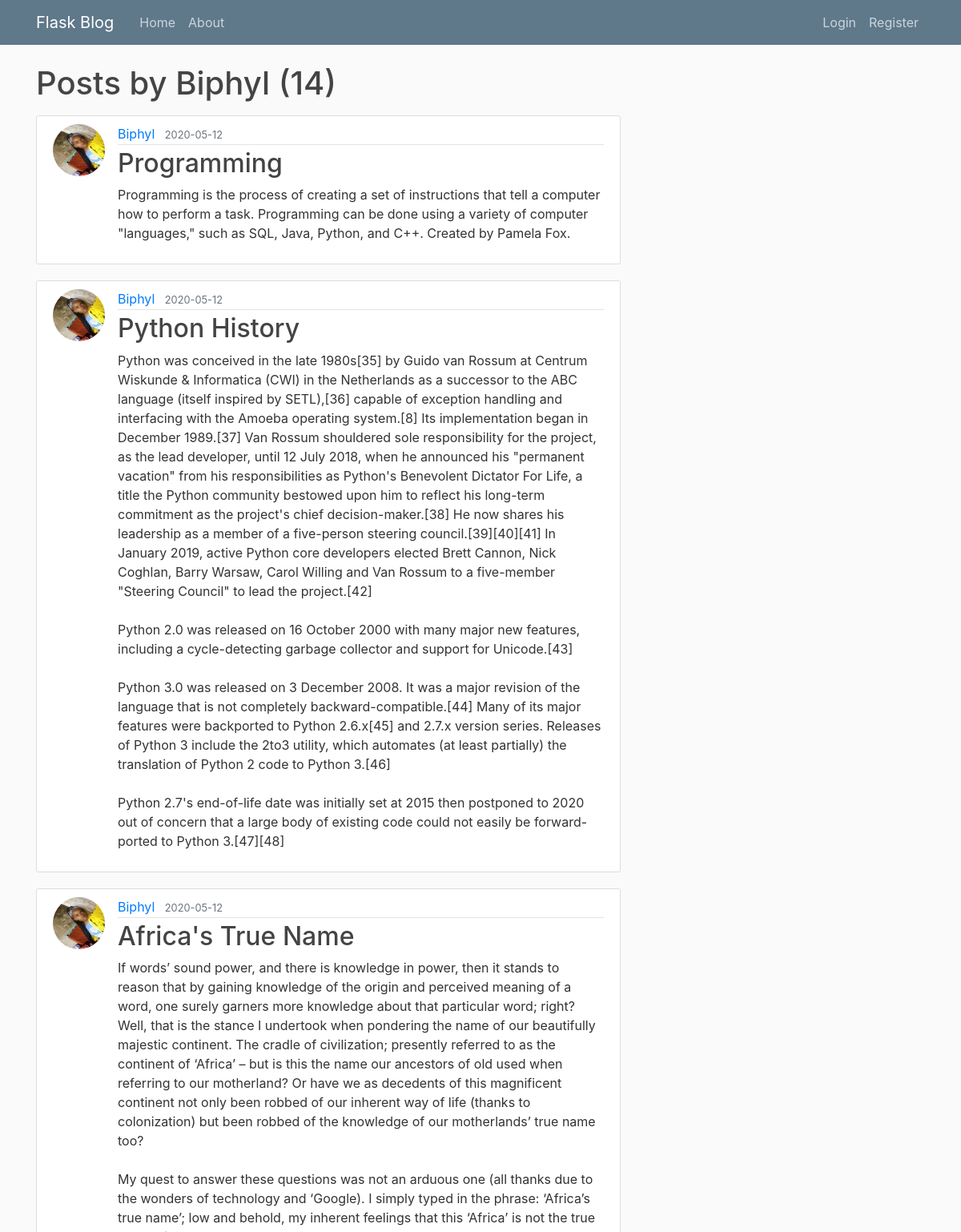
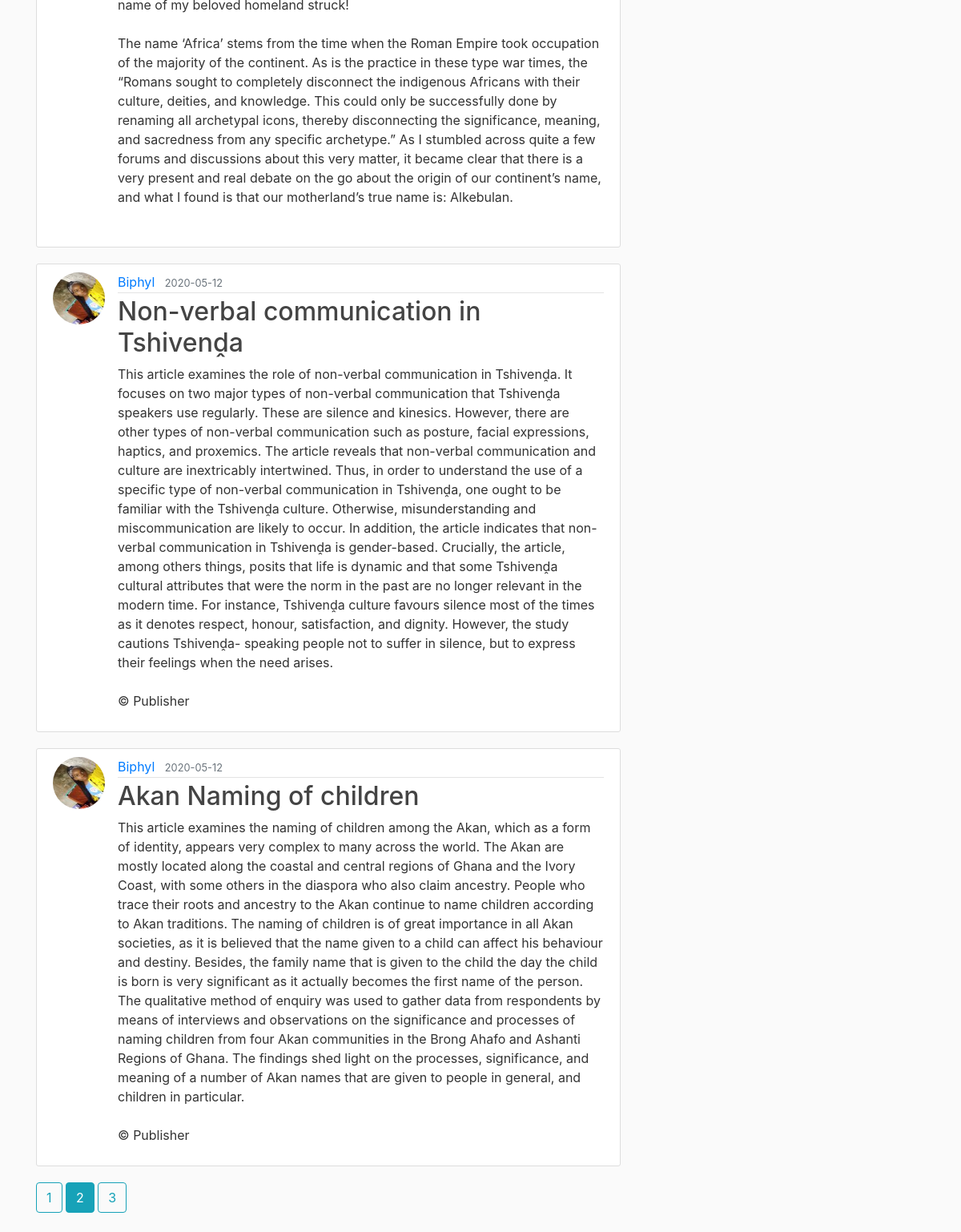
Page /user/Biphyl?page=2 on the committed database (2 pictures, top to bottom).
### blog/models.py (models this page shows, shortened)
class User(db.Model, UserMixin):
    id = db.Column(db.Integer, primary_key=True)
    username = db.Column(db.String(20), unique=True, nullable=False)
    email = db.Column(db.String(120), unique=True, nullable=False)
    image_file = db.Column(db.String(20), nullable=False, default='default.jpg')
    password = db.Column(db.String(60), nullable=False)
    posts = db.relationship('Post', backref='author', lazy=True)

class Post(db.Model):
    id = db.Column(db.Integer, primary_key=True)
    title = db.Column(db.String(100), nullable=False)
    date_posted = db.Column(db.DateTime, nullable=False, default=datetime.utcnow)
    content = db.Column(db.Text, nullable=False)
    user_id = db.Column(db.Integer, db.ForeignKey('user.id'), nullable=False)

### blog/routes.py (the view)
@app.route("/user/<string:username>")
def user_posts(username):
    page = request.args.get('page', 1, type=int)
    user = User.query.filter_by(username=username).first_or_404()
    posts = Post.query.filter_by(author=user)\
        .order_by(Post.date_posted.desc())\
        .paginate(page=page, per_page=5)
    return render_template('user_posts.html', posts=posts, user=user)

### blog/templates/user_posts.html
{% extends "base.html" %}
{% block content %}
    <h1 class="mb-3">Posts by {{ user.username }} ({{ posts.total }})</h1>
    {% for post in posts.items %}
        <article class="media content-section">
          <img class="rounded-circle article-img" src="{{ url_for('static', filename='profile_pics/' + post.author.image_file) }}">
          <div class="media-body">
            <div class="article-metadata">
              <a class="mr-2" href="{{ url_for('user_posts', username=post.author.username) }}">{{ post.author.username }}</a>
              <small class="text-muted">{{ post.date_posted.strftime('%Y-%m-%d') }}</small>
            </div>
            <h2><a class="article-title" href="{{ url_for('post', post_id=post.id) }}">{{ post.title }}</a></h2>
            <p class="article-content">{{ post.content }}</p>
          </div>
        </article>
    {% endfor %}
    {% for page_num in posts.iter_pages(left_edge=1, right_edge=1, left_current=1, right_current=2) %}
      {% if page_num %}
        {% if posts.page == page_num %}
          <a class="btn btn-info mb-4" href="{{ url_for('user_posts', username=user.username, page=page_num) }}">{{ page_num }}</a>
        {% else %}
          <a class="btn btn-outline-info mb-4" href="{{ url_for('user_posts', username=user.username, page=page_num) }}">{{ page_num }}</a>
        {% endif %}
      {% else %}
        ...
      {% endif %}
    {% endfor %}
{% endblock content %}

### blog/static/main.css (style rules this page uses)
body { background: #fafafa; color: #333333; margin-top: 5rem; }
h1, h2, h3, h4, h5, h6 { color: #444444; }
.content-section { background: #ffffff; padding: 10px 20px; border: 1px solid #dddddd; border-radius: 3px; margin-bottom: 20px; }
.article-title { color: #444444; }
.article-content { white-space: pre-line; }
.article-img { height: 65px; width: 65px; margin-right: 16px; }
.article-metadata { padding-bottom: 1px; margin-bottom: 4px; border-bottom: 1px solid #e3e3e3 }

### rows in the picture
User: username "Biphyl"
Post: image_file (picture), author.username "Biphyl", date_posted "2020-05-12", title "Programming", content "Programming is the process of creating a set of instructions that tell a computer how to perform a task. Programming can be done using a variety of computer \"languages,\" such as SQL, Java, Python, and C++. Created by Pamela Fox."
Post: image_file (picture), author.username "Biphyl", date_posted "2020-05-12", title "Python History", content "Python was conceived in the late 1980s[35] by Guido van Rossum at Centrum Wiskunde & Informatica (CWI) in the Netherlands as a successor to the ABC language (itself inspired by SETL),[36] capable of exception handling and interfacing with the Amoeba operating system.[8] Its implementation began in December 1989.[37] Van Rossum shouldered sole responsibility for the project, as the lead developer, until 12 July 2018, when he announced his \"permanent vacation\" from his responsibilities as Python's Benevolent Dictator For Life, a title the Python community bestowed upon him to reflect his long-term commitment as the project's chief decision-maker.[38] He now shares his leadership as a member…"
Post: image_file (picture), author.username "Biphyl", date_posted "2020-05-12", title "Africa's True Name", content "If words’ sound power, and there is knowledge in power, then it stands to reason that by gaining knowledge of the origin and perceived meaning of a word, one surely garners more knowledge about that particular word; right? Well, that is the stance I undertook when pondering the name of our beautifully majestic continent. The cradle of civilization; presently referred to as the continent of ‘Africa’ – but is this the name our ancestors of old used when referring to our motherland? Or have we as decedents of this magnificent continent not only been robbed of our inherent way of life (thanks to colonization) but been robbed of the knowledge of our motherlands’ true name too? My quest to answer…"
Post: image_file (picture), author.username "Biphyl", date_posted "2020-05-12", title "Non-verbal communication in Tshivenḓa", content "This article examines the role of non-verbal communication in Tshivenḓa. It focuses on two major types of non-verbal communication that Tshivenḓa speakers use regularly. These are silence and kinesics. However, there are other types of non-verbal communication such as posture, facial expressions, haptics, and proxemics. The article reveals that non-verbal communication and culture are inextricably intertwined. Thus, in order to understand the use of a specific type of non-verbal communication in Tshivenḓa, one ought to be familiar with the Tshivenḓa culture. Otherwise, misunderstanding and miscommunication are likely to occur. In addition, the article indicates that non-verbal communication…"
Post: image_file (picture), author.username "Biphyl", date_posted "2020-05-12", title "Akan Naming of children", content "This article examines the naming of children among the Akan, which as a form of identity, appears very complex to many across the world. The Akan are mostly located along the coastal and central regions of Ghana and the Ivory Coast, with some others in the diaspora who also claim ancestry. People who trace their roots and ancestry to the Akan continue to name children according to Akan traditions. The naming of children is of great importance in all Akan societies, as it is believed that the name given to a child can affect his behaviour and destiny. Besides, the family name that is given to the child the day the child is born is very significant as it actually becomes the first name of the…"

### other values in the picture
{{ posts.total }} "14"
{{ page_num }} "1" "3"
{{ page_num }} "2"
